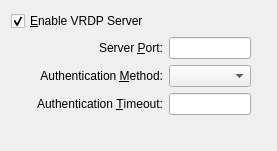
<ui version="4.0" >
 <comment>
 VBox frontends: Qt4 GUI ("VirtualBox"):

 Copyright (C) 2008 Sun Microsystems, Inc.

 This file is part of VirtualBox Open Source Edition (OSE), as
 available from http://www.virtualbox.org. This file is free software;
 you can redistribute it and/or modify it under the terms of the GNU
 General Public License (GPL) as published by the Free Software
 Foundation, in version 2 as it comes in the "COPYING" file of the
 VirtualBox OSE distribution. VirtualBox OSE is distributed in the
 hope that it will be useful, but WITHOUT ANY WARRANTY of any kind.

 Please contact Sun Microsystems, Inc., 4150 Network Circle, Santa
 Clara, CA 95054 USA or visit http://www.sun.com if you need
 additional information or have any questions.
 </comment>
 <class>VBoxVMSettingsVRDP</class>
 <widget class="QWidget" name="VBoxVMSettingsVRDP" >
  <property name="geometry" >
   <rect>
    <x>0</x>
    <y>0</y>
    <width>277</width>
    <height>151</height>
   </rect>
  </property>
  <layout class="QGridLayout" >
   <item row="0" column="0" colspan="2" >
    <widget class="QCheckBox" name="mGbVRDP" >
     <property name="whatsThis" >
      <string>When checked, the VM will act as a Remote Desktop Protocol (RDP) server, allowing remote clients to connect and operate the VM (when it is running) using a standard RDP client.</string>
     </property>
     <property name="text" >
      <string>&amp;Enable VRDP Server</string>
     </property>
     <property name="checked" >
      <bool>true</bool>
     </property>
    </widget>
   </item>
   <item row="1" column="0" >
    <spacer>
     <property name="orientation" >
      <enum>Qt::Horizontal</enum>
     </property>
     <property name="sizeType" >
      <enum>QSizePolicy::Fixed</enum>
     </property>
     <property name="sizeHint" >
      <size>
       <width>20</width>
       <height>20</height>
      </size>
     </property>
    </spacer>
   </item>
   <item row="1" column="1" >
    <widget class="QWidget" native="1" name="mVRDPChild" >
     <layout class="QGridLayout" >
      <property name="leftMargin" >
       <number>0</number>
      </property>
      <property name="topMargin" >
       <number>0</number>
      </property>
      <property name="rightMargin" >
       <number>0</number>
      </property>
      <property name="bottomMargin" >
       <number>0</number>
      </property>
      <item row="0" column="0" >
       <widget class="QLabel" name="mLbVRDPPort" >
        <property name="text" >
         <string>Server &amp;Port:</string>
        </property>
        <property name="alignment" >
         <set>Qt::AlignRight|Qt::AlignTrailing|Qt::AlignVCenter</set>
        </property>
        <property name="buddy" >
         <cstring>mLeVRDPPort</cstring>
        </property>
       </widget>
      </item>
      <item row="0" column="1" >
       <widget class="QLineEdit" name="mLeVRDPPort" >
        <property name="sizePolicy" >
         <sizepolicy vsizetype="Fixed" hsizetype="Preferred" >
          <horstretch>0</horstretch>
          <verstretch>0</verstretch>
         </sizepolicy>
        </property>
        <property name="whatsThis" >
         <string>Displays the VRDP Server port number. You may specify &lt;tt>0&lt;/tt> (zero) to reset the port to the default value.</string>
        </property>
       </widget>
      </item>
      <item row="1" column="0" >
       <widget class="QLabel" name="mLbVRDPMethod" >
        <property name="text" >
         <string>Authentication &amp;Method:</string>
        </property>
        <property name="alignment" >
         <set>Qt::AlignRight|Qt::AlignTrailing|Qt::AlignVCenter</set>
        </property>
        <property name="buddy" >
         <cstring>mCbVRDPMethod</cstring>
        </property>
       </widget>
      </item>
      <item row="1" column="1" >
       <widget class="QComboBox" name="mCbVRDPMethod" >
        <property name="whatsThis" >
         <string>Defines the VRDP authentication method.</string>
        </property>
       </widget>
      </item>
      <item row="2" column="0" >
       <widget class="QLabel" name="mLbVRDPTimeout" >
        <property name="text" >
         <string>Authentication &amp;Timeout:</string>
        </property>
        <property name="alignment" >
         <set>Qt::AlignRight|Qt::AlignTrailing|Qt::AlignVCenter</set>
        </property>
        <property name="buddy" >
         <cstring>mLeVRDPTimeout</cstring>
        </property>
       </widget>
      </item>
      <item row="2" column="1" >
       <widget class="QLineEdit" name="mLeVRDPTimeout" >
        <property name="sizePolicy" >
         <sizepolicy vsizetype="Fixed" hsizetype="Preferred" >
          <horstretch>0</horstretch>
          <verstretch>0</verstretch>
         </sizepolicy>
        </property>
        <property name="whatsThis" >
         <string>Specifies the timeout for guest authentication, in milliseconds.</string>
        </property>
       </widget>
      </item>
     </layout>
    </widget>
   </item>
   <item row="1" column="2" >
    <spacer>
     <property name="orientation" >
      <enum>Qt::Horizontal</enum>
     </property>
     <property name="sizeHint" >
      <size>
       <width>40</width>
       <height>20</height>
      </size>
     </property>
    </spacer>
   </item>
   <item row="2" column="1" >
    <spacer>
     <property name="orientation" >
      <enum>Qt::Vertical</enum>
     </property>
     <property name="sizeHint" >
      <size>
       <width>20</width>
       <height>40</height>
      </size>
     </property>
    </spacer>
   </item>
  </layout>
 </widget>
 <resources/>
 <connections>
  <connection>
   <sender>mGbVRDP</sender>
   <signal>toggled(bool)</signal>
   <receiver>mVRDPChild</receiver>
   <slot>setEnabled(bool)</slot>
   <hints>
    <hint type="sourcelabel" >
     <x>80</x>
     <y>20</y>
    </hint>
    <hint type="destinationlabel" >
     <x>159</x>
     <y>88</y>
    </hint>
   </hints>
  </connection>
 </connections>
</ui>
